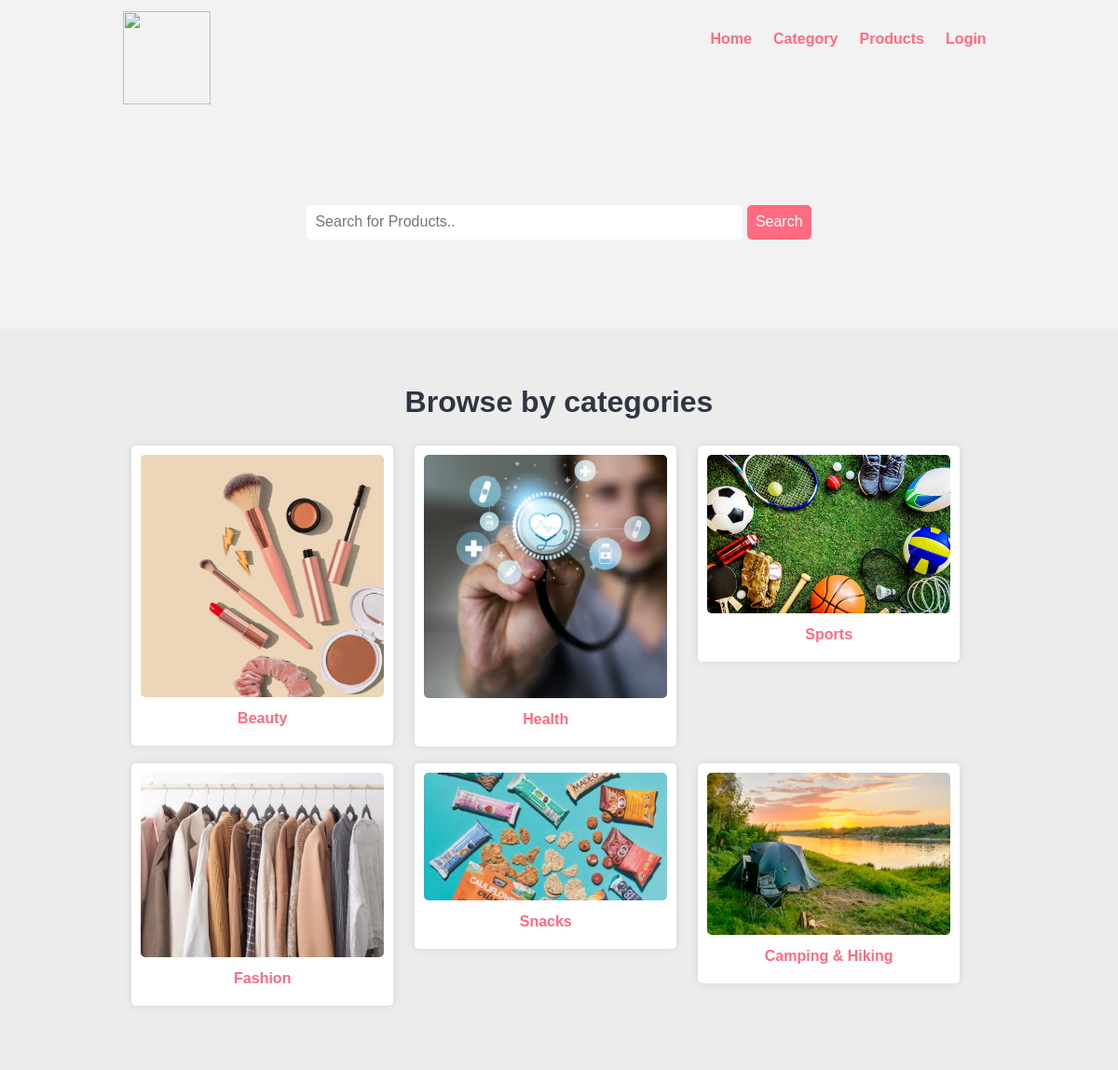
The app's page /category.php with its own data.
### tables this page shows
CREATE TABLE `tbl_category` (
  `id` int(10) UNSIGNED NOT NULL,
  `title` varchar(100) NOT NULL,
  `image_name` varchar(255) NOT NULL,
  `featured` varchar(10) NOT NULL,
  `active` varchar(10) NOT NULL
);

### category.php (the view, shortened to what this page needs)
<!DOCTYPE html>
<html lang="en">
<head>
    <link rel="stylesheet" href="css/style.css" />
</head>
<body>
    <section class="navbar">
        <div class="container">
            <div class="logo">
                <a href="index.php" title="Logo">
                    <img src="images/logo.jpg" class="img-responsive" />
                </a>
            </div>
            <div class="menu text-right">
                <ul>
                    <li>
                        <a href="index.php">Home</a>
                    </li>
                    <li>
                        <a href="category.php">Category</a>
                    </li>
                    <li>
                        <a href="products.php">Products</a>
                    </li>
                    <li>
                        <a href="select-login.html">Login</a>
                    </li>
                </ul>
            </div>
            <div class="clearfix"></div>
        </div>
    </section>
    <section class="products-search text-center">
        <div class="container">
            <form action="products-search.php" method="POST">
                <input type="search" name="search" placeholder="Search for Products.." required />
                <input type="submit" name="submit" value="Search" class="btn btn-primary" />
            </form>
        </div>
    </section>
    <section class="product-menu">
        <div class="container">
            <h2 class="text-center">Browse by categories</h2>
            <?php
            include('dbConnection/connection.php');
            $sql = "SELECT * FROM tbl_category";
            $res = mysqli_query($conn, $sql);
            if ($res) {
                while ($row = mysqli_fetch_assoc($res)) {
                    $category_id = $row['id'];
                    $category_title = $row['title'];
                    $category_image = $row['image_name'];
            ?>
                    <a href="category-products.php?category_id=<?php echo $category_id; ?>" class="category-link">
                        <div class="product-menu-box">
                            <div class="product-menu-img">
                                <img src="images/category/<?php echo $category_image; ?>" alt="<?php echo $category_title; ?>" class="img-responsive img-curve" />
                            </div>
                            <div class="product-menu-desc">
                                <h4><?php echo $category_title; ?></h4>
                            </div>
                        </div>
                    </a>
            <?php
                }
            }
            ?>
        </div>
    </section>
</body>
</html>

### css/style.css (style rules this page uses)
.logo { display: block; width: 100px; height: 100px; overflow: hidden; }
.logo img { width: 100%; height: 100%; object-fit: cover; }
* { margin: 0; padding: 0; box-sizing: border-box; font-family: Arial, Helvetica, sans-serif; }
body { background-color: #f2f2f2; }
.container { width: 80%; margin: 0 auto; padding: 1%; }
h2 { color: #2f3542; font-size: 2rem; margin-bottom: 2%; }
.text-right { text-align: right; }
.text-center { text-align: center; }
a { color: #ff6b81; text-decoration: none; }
.btn { padding: 1%; border: none; font-size: 1rem; border-radius: 5px; cursor: pointer; }
.btn-primary { background-color: #ff6b81; color: white; }
.clearfix::after { content: ""; display: table; clear: both; }
.logo { width: 10%; float: left; }
.menu { line-height: 60px; }
.menu ul { list-style-type: none; }
.menu ul li { display: inline; padding: 1%; font-weight: bold; }
.products-search { background-size: cover; background-repeat: no-repeat; background-position: center; padding: 7% 0; }
.products-search input[type="search"] { width: 50%; padding: 1%; font-size: 1rem; border: none; border-radius: 5px; }
.product-menu { background-color: #ececec; padding: 4% 0; }
.product-menu-box { width: 30%; margin: 1%; padding: 10px; background: #ffffff; border-radius: 5px; box-shadow: 0px 0px 10px rgba(0, 0, 0, 0.1); display: inline-block; vertical-align: top; text-align: center; }
.product-menu-img img { width: 100%; height: auto; border-radius: 5px; }
.product-menu-desc { padding: 10px 0; }

### records on screen
tbl_category: image_name (picture), title "Beauty"
tbl_category: image_name (picture), title "Health"
tbl_category: image_name (picture), title "Sports"
tbl_category: image_name (picture), title "Fashion"
tbl_category: image_name (picture), title "Snacks"
tbl_category: image_name (picture), title "Camping & Hiking"
